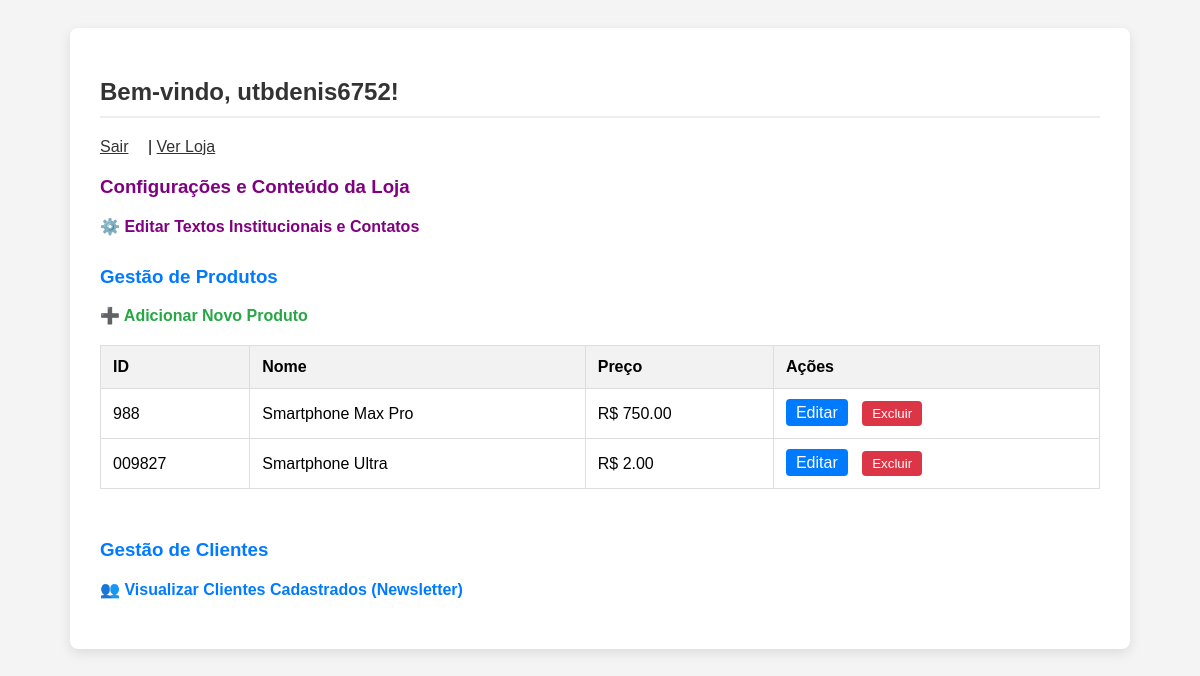
The page /admin/dashboard (signed in) on the database its author committed.
### tables this page shows
CREATE TABLE produtos (
            id TEXT PRIMARY KEY,
            nome TEXT NOT NULL,
            preco REAL NOT NULL,
            descricao TEXT,
            img_path_1 TEXT, img_path_2 TEXT, img_path_3 TEXT, img_path_4 TEXT,
            video_path TEXT, em_oferta INTEGER DEFAULT 0,
            novo_preco REAL, oferta_fim TEXT
        );

### main.py (the view)
@app.route("/admin/dashboard")
def admin_dashboard():
    if 'logged_in' not in session:
        return redirect(url_for('admin_login'))
    produtos = get_produtos()
    clientes = get_clientes()
    return render_template("admin_dashboard.html", produtos=produtos, clientes=clientes)

### database.py (called while the page is built)
def create_connection():
    conn = sqlite3.connect(DB_NAME)
    conn.row_factory = sqlite3.Row  # Acessa colunas por nome
    return conn

def get_produtos():
    conn = create_connection()
    produtos = conn.execute("SELECT * FROM produtos").fetchall()
    conn.close()
    return [dict(p) for p in produtos]

def get_clientes():
    conn = create_connection()
    clientes = conn.execute("SELECT * FROM clientes ORDER BY data_cadastro DESC").fetchall()
    conn.close()
    return [dict(c) for c in clientes]

### templates/admin_dashboard.html (shortened to what this page needs)
<!DOCTYPE html>
<html lang="pt-br">
<head>
</head>
<body>
    <div class="container">
        <h2>Bem-vindo, {{ session['username'] }}!</h2>
        <div class="user-info">
            <a href="{{ url_for('admin_logout') }}">Sair</a> |
            <a href="{{ url_for('homepage') }}">Ver Loja</a>
        </div>
        <h3 style="color: purple; margin-top: 20px;">Configurações e Conteúdo da Loja</h3>
        <div class="actions">
            <p><a href="{{ url_for('admin_configuracoes') }}" style="color: purple;">⚙️ Editar Textos Institucionais e Contatos</a></p>
        </div>
        <h3>Gestão de Produtos</h3>
        <div class="actions">
            <p><a href="{{ url_for('admin_edit') }}" style="color: #28a745;">➕ Adicionar Novo Produto</a></p>
        </div>
        <table>
            <thead>
                <tr>
                    <th>ID</th>
                    <th>Nome</th>
                    <th>Preço</th>
                    <th>Ações</th>
                </tr>
            </thead>
            <tbody>
                {% for produto in produtos %}
                <tr>
                    <td>{{ produto.id }}</td>
                    <td>{{ produto.nome }}</td>
                    <td>R$ {{ "%.2f"|format(produto.preco) }}</td>
                    <td>
                        <a href="{{ url_for('admin_edit', id_produto=produto.id) }}">Editar</a>
                        <form method="POST" action="{{ url_for('admin_delete', id_produto=produto.id) }}" style="display:inline;">
                            <input type="submit" value="Excluir" onclick="return confirm('Tem certeza que deseja excluir {{ produto.nome }} (ID: {{ produto.id }})?');">
                        </form>
                    </td>
                </tr>
                {% endfor %}
            </tbody>
        </table>
        <h3 style="margin-top: 50px;">Gestão de Clientes</h3>
        <div class="actions">
            <p><a href="{{ url_for('admin_clientes') }}" style="color: #007bff;">👥 Visualizar Clientes Cadastrados (Newsletter)</a></p>
        </div>
    </div>
</body>
</html>

### templates/admin_dashboard.html (style rules this page uses)
body { font-family: Arial, sans-serif; padding: 20px; background-color: #f4f4f4; }
.container { max-width: 1000px; margin: 0 auto; background: white; padding: 30px; border-radius: 8px; box-shadow: 0 4px 12px rgba(0,0,0,0.1); }
h2 { color: #333; border-bottom: 2px solid #eee; padding-bottom: 10px; }
h3 { color: #007bff; margin-top: 30px; }
.actions { margin-bottom: 20px; }
.actions a { color: green; text-decoration: none; font-weight: bold; }
table { width: 100%; border-collapse: collapse; margin-top: 15px; }
th, td { border: 1px solid #ddd; padding: 12px; text-align: left; }
th { background-color: #f2f2f2; }
td a, td input[type="submit"] { margin-right: 10px; text-decoration: none; padding: 5px 10px; border-radius: 4px; }
td a { background-color: #007bff; color: white; }
td input[type="submit"] { background-color: #dc3545; color: white; border: none; cursor: pointer; }
.user-info a { margin-right: 15px; color: #333; }

### rows shown on the page
produtos: id "988", nome "Smartphone Max Pro", preco "750.00"
produtos: id "009827", nome "Smartphone Ultra", preco "2.00"

### other values the page prints
{{ session['username'] }} "utbdenis6752"
